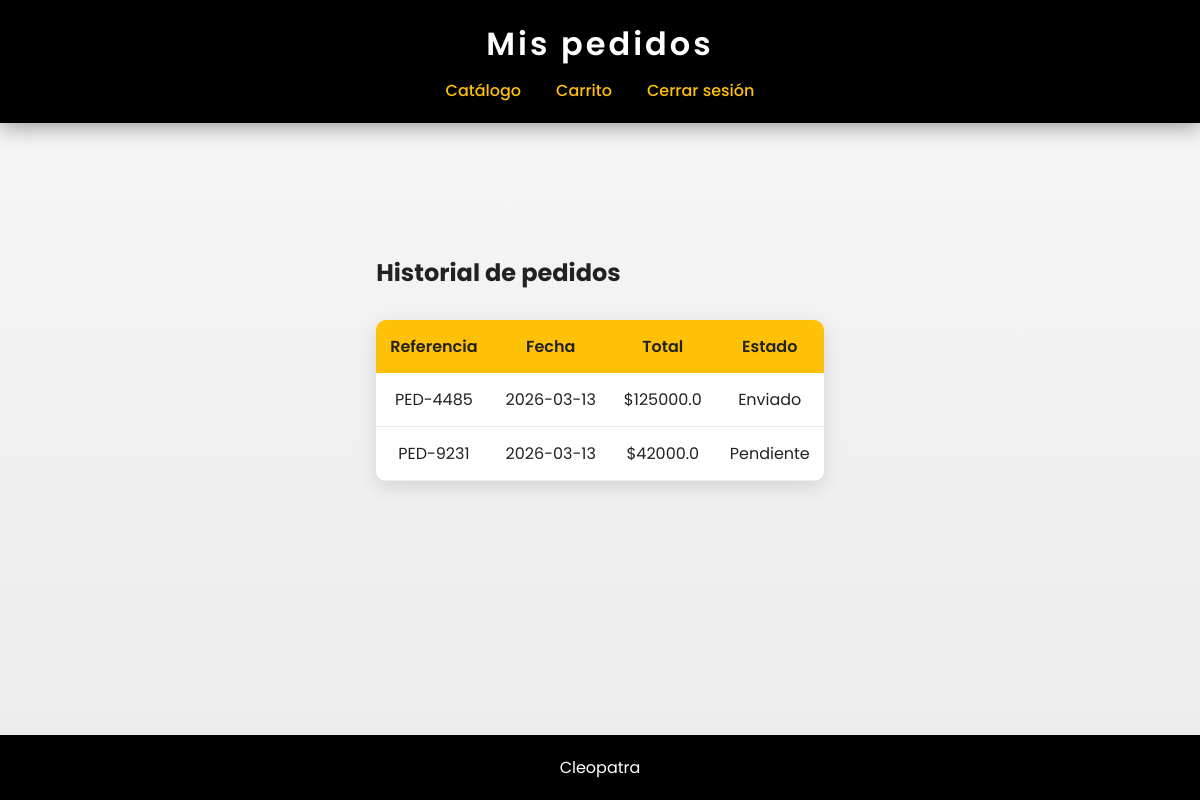
The page /mis_pedidos (signed in) on the database its author committed.
### tables this page shows
CREATE TABLE pedidos (
        id_pedido INTEGER PRIMARY KEY AUTOINCREMENT,
        referencia TEXT UNIQUE,
        fecha TEXT,
        total REAL,
        estado TEXT
    , id_usuario INTEGER);

### app.py (the view)
@app.route("/mis_pedidos")
def mis_pedidos():
    if "usuario_id" not in session:
        return redirect(url_for("login"))
    conexion = sqlite3.connect("cleopatra.db")
    cursor = conexion.cursor()
    cursor.execute("""
        SELECT id_pedido, referencia, fecha, total, estado
        FROM pedidos
        WHERE id_usuario = ?
        ORDER BY fecha DESC
    """, (session["usuario_id"],))
    pedidos = cursor.fetchall()
    conexion.close()
    return render_template(
        "cliente/mis_pedidos.html",
        pedidos=pedidos
    )

### templates/cliente/mis_pedidos.html (shortened to what this page needs)
<!DOCTYPE html>
<html lang="es">
<head>
<link rel="stylesheet" href="{{ url_for('static', filename='css/styles.css') }}">
</head>
<body>
<header>
<h1>Mis pedidos</h1>
<nav>
<a href="{{ url_for('catalogo') }}">Catálogo</a>
<a href="{{ url_for('carrito') }}">Carrito</a>
<a href="{{ url_for('logout') }}">Cerrar sesión</a>
</nav>
</header>
<section class="carrito-container">
<h2>Historial de pedidos</h2>
{% if pedidos %}
<table>
<tr>
<th>Referencia</th>
<th>Fecha</th>
<th>Total</th>
<th>Estado</th>
</tr>
{% for pedido in pedidos %}
<tr>
<td>{{ pedido[1] }}</td>
<td>{{ pedido[2] }}</td>
<td>${{ pedido[3] }}</td>
<td>{{ pedido[4] }}</td>
</tr>
{% endfor %}
</table>
{% else %}
<p>No tienes pedidos registrados.</p>
{% endif %}
</section>
<footer>
<p>Cleopatra</p>
</footer>
</body>
</html>

### static/css/styles.css (style rules this page uses)
* { margin:0; padding:0; box-sizing:border-box; }
html,body { height:100%; }
body { font-family:'Poppins',sans-serif; background:linear-gradient(180deg,#f7f7f7,#ececec); color:#222; display:flex; flex-direction:column; min-height:100vh; animation:fadePage .6s ease; }
header { background:#000; color:#fff; padding:20px; box-shadow:0 5px 20px rgba(0,0,0,0.35); position:sticky; top:0; z-index:1000; }
header h1 { text-align:center; margin-bottom:10px; letter-spacing:3px; font-weight:600; }
nav { display:flex; justify-content:center; align-items:center; gap:35px; flex-wrap:wrap; }
nav a { color:#FFC107; text-decoration:none; font-weight:500; position:relative; transition:0.3s; }
nav a::after { content:''; width:0%; height:2px; background:#FFC107; position:absolute; bottom:-5px; left:0; transition:0.3s; }
table { width:100%; max-width:1000px; margin:30px auto; border-collapse:collapse; background:#fff; box-shadow:0 6px 20px rgba(0,0,0,0.12); border-radius:10px; overflow:hidden; }
th { background:#FFC107; padding:14px; font-weight:600; }
td { padding:14px; text-align:center; border-bottom:1px solid #eee; }
.carrito-container { max-width:1000px; margin:auto; padding:40px 20px; }
footer { background:#000; color:#fff; text-align:center; padding:20px; margin-top:auto; width:100%; }

### rows shown on the page
pedidos: referencia "PED-4485", fecha "2026-03-13", total "125000.0", estado "Enviado"
pedidos: referencia "PED-9231", fecha "2026-03-13", total "42000.0", estado "Pendiente"
